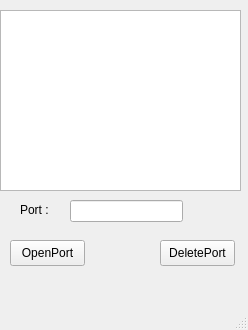
<ui version="4.0" >
 <class>MainWindow</class>
 <widget class="QMainWindow" name="MainWindow" >
  <property name="geometry" >
   <rect>
    <x>0</x>
    <y>0</y>
    <width>248</width>
    <height>330</height>
   </rect>
  </property>
  <property name="windowTitle" >
   <string>MainWindow</string>
  </property>
  <widget class="QWidget" name="centralwidget" >
   <widget class="QTextEdit" name="text_mess" >
    <property name="geometry" >
     <rect>
      <x>0</x>
      <y>10</y>
      <width>241</width>
      <height>181</height>
     </rect>
    </property>
   </widget>
   <widget class="QPushButton" name="btOpen" >
    <property name="geometry" >
     <rect>
      <x>10</x>
      <y>240</y>
      <width>75</width>
      <height>26</height>
     </rect>
    </property>
    <property name="text" >
     <string>OpenPort</string>
    </property>
   </widget>
   <widget class="QLineEdit" name="l_port" >
    <property name="geometry" >
     <rect>
      <x>70</x>
      <y>200</y>
      <width>113</width>
      <height>22</height>
     </rect>
    </property>
   </widget>
   <widget class="QLabel" name="label" >
    <property name="geometry" >
     <rect>
      <x>20</x>
      <y>200</y>
      <width>50</width>
      <height>20</height>
     </rect>
    </property>
    <property name="text" >
     <string>Port :</string>
    </property>
   </widget>
   <widget class="QPushButton" name="btDelete" >
    <property name="geometry" >
     <rect>
      <x>160</x>
      <y>240</y>
      <width>75</width>
      <height>26</height>
     </rect>
    </property>
    <property name="text" >
     <string>DeletePort</string>
    </property>
   </widget>
  </widget>
  <widget class="QMenuBar" name="menubar" >
   <property name="geometry" >
    <rect>
     <x>0</x>
     <y>0</y>
     <width>248</width>
     <height>28</height>
    </rect>
   </property>
  </widget>
  <widget class="QStatusBar" name="statusbar" />
  <action name="actionQuitter" >
   <property name="text" >
    <string>Quitter</string>
   </property>
  </action>
  <action name="actionJoin" >
   <property name="text" >
    <string>join</string>
   </property>
  </action>
 </widget>
 <resources/>
 <connections/>
</ui>
